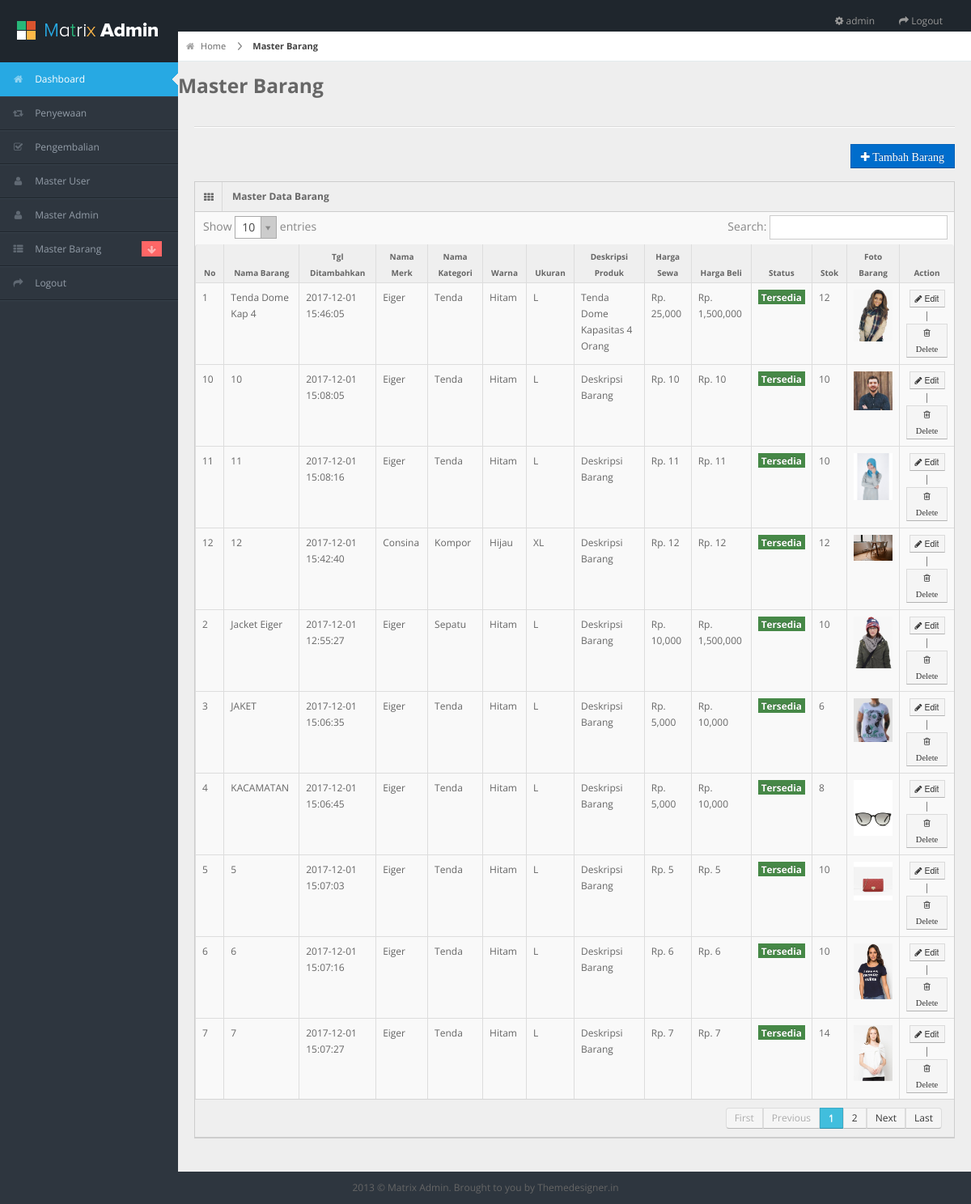
The app's page /admin/pages/kelola_barang.php (signed in) with its own data.
### tables this page shows
CREATE TABLE IF NOT EXISTS `m_barang` (
  `id_barang` int(11) NOT NULL,
  `nama_barang` varchar(255) DEFAULT NULL,
  `tgl_ditambakan` datetime DEFAULT NULL,
  `id_merk` int(11) DEFAULT NULL,
  `id_kategori` int(11) DEFAULT NULL,
  `id_warna` int(11) DEFAULT NULL,
  `id_ukuran` int(11) DEFAULT NULL,
  `deskripsi` varchar(255) DEFAULT NULL,
  `harga_sewa` int(11) DEFAULT NULL,
  `harga_beli` varchar(255) DEFAULT NULL,
  `stok` int(11) DEFAULT NULL,
  `status` int(11) DEFAULT NULL,
  `foto` varchar(255) DEFAULT NULL
);

CREATE TABLE IF NOT EXISTS `m_merk` (
  `id_merk` int(11) NOT NULL,
  `nama_merk` varchar(255) DEFAULT NULL
);

CREATE TABLE IF NOT EXISTS `m_kategori` (
  `id_kategori` int(11) NOT NULL,
  `nama_kategori` varchar(255) DEFAULT NULL
);

CREATE TABLE IF NOT EXISTS `m_warna` (
  `id_warna` int(11) NOT NULL,
  `nama_warna` varchar(255) DEFAULT NULL
);

CREATE TABLE IF NOT EXISTS `m_ukuran` (
  `id_ukuran` int(11) NOT NULL,
  `nama_ukuran` varchar(255) DEFAULT NULL
);

### admin/pages/kelola_barang.php (the view, shortened to what this page needs)
<?php include 'header.php'; ?>
<?php include 'nav.php'; ?>
<div id="content">
	<div id="content-header">
		<div id="breadcrumb"> <a href="#" title="Go to Home" class="tip-bottom"><i class="icon-home"></i> Home</a> <a href="#" class="current">Master Barang</a> </div>
		<h3>Master Barang</h3>
	</div>
	<div class="container-fluid">
		<hr>
		<div class="row-fluid">
			<div class="row">
				<div class="pull-right">
					<a href="tambah_barang.php">
						<button class="btn btn-primary"> <i class="icon-plus"> Tambah Barang</i>
						</button></a>
					</div>
				</div>
				<div class="widget-box">
					<div class="widget-title"> <span class="icon"><i class="icon-th"></i></span>
						<h5>Master Data Barang</h5>
					</div>
					<div class="widget-content nopadding">
						<table class="table table-bordered data-table">
							<thead>
								<tr>
									<th>No</th>
									<th>Nama Barang</th>
									<th>Tgl Ditambahkan</th>
									<th>Nama Merk</th>
									<th>Nama Kategori</th>
									<th>Warna</th>
									<th>Ukuran</th>
									<th>Deskripsi Produk</th>
									<th>Harga Sewa</th>
									<th>Harga Beli</th>
									<th>Status</th>
									<th>Stok</th>
									<th>Foto Barang</th>
									<th>Action</th>
								</tr>
							</thead>
							<tbody>
								<?php
								$no=1;
								$sql = mysql_query("SELECT
									m_barang.id_barang,
									m_barang.nama_barang,
									m_barang.tgl_ditambakan,
									m_barang.deskripsi,
									m_barang.harga_sewa,
									m_barang.harga_beli,
									m_barang.stok,
									m_barang.status,
									m_kategori.nama_kategori,
									m_merk.nama_merk,
									m_ukuran.nama_ukuran,
									m_warna.nama_warna,
									m_barang.foto
									FROM
									m_barang ,
									m_kategori ,
									m_merk ,
									m_ukuran ,
									m_warna
									WHERE
									m_barang.id_merk = m_merk.id_merk AND
									m_barang.id_kategori = m_kategori.id_kategori AND
									m_barang.id_ukuran = m_ukuran.id_ukuran AND
									m_barang.id_warna = m_warna.id_warna
									");
								while($row = mysql_fetch_array($sql)){
									if($row['status']==1){
										$status = '<span class="label label-success"> Tersedia </span>';
									}else{
										$status = '<span class="label label-danger"> Tidak Tersedia </span>';
									}
									?>
									<tr>
										<form action="" method="POST">
											<td><?php echo $no; ?></td>
											<td><?php echo $row['nama_barang']; ?></td>
											<td><?php echo $row['tgl_ditambakan']; ?></td>
											<td><?php echo $row['nama_merk']; ?></td>
											<td><?php echo $row['nama_kategori']; ?></td>
											<td><?php echo $row['nama_warna']; ?></td>
											<td><?php echo $row['nama_ukuran']; ?></td>
											<td><?php echo $row['deskripsi']; ?></td>
											<td>Rp. <?php echo number_format($row['harga_sewa']); ?></td>
											<td>Rp. <?php echo number_format($row['harga_beli']); ?></td>
											<td><?php echo $status; ?></td>
											<td><?php echo $row['stok']; ?></td>
											<td><img src="../img/<?php echo $row['foto']; ?>" width="100" height="100"></td>
											<td style="text-align: center;">
												<a href="edit_barang.php?id_barang=<?php echo $row['id_barang']; ?>">
													<button type="button" class="btn btn-mini btn-default">
														<i class="icon-pencil"></i> Edit</button></a> |
														<button type="submit" name="delete" class="btn btn-mini btn-default"> <i class="icon-trash"> Delete </i></button>
													</td>
												</form>
											</tr>
											<?php
											$no++;
										} ?>
										</tbody>
									</table>
								</div>
							</div>
						</div>
					</div>
				</div>
				<?php include 'footer.php'; ?>

### admin/pages/header.php (shortened to what this page needs)
<?php
	if(!isset($_SESSION['id_admin'])){
		echo "<script> window.alert('Silahkan Login Terlebih Dahulu'); location.replace('../index.php')  </script>";
	}else{
		$sql = mysql_query("SELECT * FROM m_admin WHERE id_admin = '$_SESSION[id_admin]'")or die(mysql_error());
		$admin = mysql_fetch_array($sql);
		$nama_admin = $admin['nama_admin'];
	}
?>
<!DOCTYPE html>
<html lang="en">
<head>
<link rel="stylesheet" href="../css/bootstrap.min.css" />
<link rel="stylesheet" href="../css/bootstrap-responsive.min.css" />
<link rel="stylesheet" href="../css/uniform.css" />
<link rel="stylesheet" href="../css/select2.css" />
<link rel="stylesheet" href="../css/matrix-style.css" />
<link rel="stylesheet" href="../css/matrix-media.css" />
<link href="../font-awesome/css/font-awesome.css" rel="stylesheet" />
</head>
<body>
<div id="header">
  <h1><a href="dashboard.html">Matrix Admin</a></h1>
</div>
<div id="search" class="navbar navbar-inverse pull-right">
  <ul class="nav">
    <li class=""><a title="" href="#"><i class="icon icon-cog"></i> <span class="text"><?php echo $nama_admin; ?></span></a></li>
    <li class=""><a title="" href="logout.php"><i class="icon icon-share-alt"></i> <span class="text">Logout</span></a></li>
  </ul>
</div>

### admin/css/matrix-style.css (style rules this page uses)
* { outline:none !important; -moz-outline: none !important; }
html, body { height:100% }
body { overflow-x: hidden; margin-top: -10px; font-family: 'Open Sans', sans-serif; font-size:12px; color:#666; }
a { color:#666; }
select, textarea, input[type="text"], input[type="password"], input[type="datetime"], input[type="datetime-local"], input[type="date"], input[type="month"], input[type="time"], input[type="week"], input[type="number"], input[type="email"], input[type="url"], input[type="search"], input[type="tel"], input[type="color"], .uneditable-input, .label, .dropdown-menu, .btn, .well, .progress, .table-bordered, .btn-group > .btn:first-child, .btn-group > .btn:last-child, .btn-group > .btn:last-child, .btn-group > .dropdown-toggle, .alert { border-radius:0px; }
.btn, textarea, input[type="text"], input[type="password"], input[type="datetime"], input[type="datetime-local"], input[type="date"], input[type="month"], input[type="time"], input[type="week"], input[type="number"], input[type="email"], input[type="url"], input[type="search"], input[type="tel"], input[type="color"], .uneditable-input { box-shadow:none; }
.progress, .progress-success .bar, .progress .bar-success, .progress-warning .bar, .progress .bar-warning, .progress-danger .bar, .progress .bar-danger, .progress-info .bar, .progress .bar-info, .btn, .btn-primary { background-image:none; }
hr { border-top-color:#dadada; }
#header { height: 77px; position: relative; width: 100%; z-index: -9; }
#header h1 { background: url("../img/logo.png") no-repeat scroll 0 0 transparent; height: 31px; left: 20px; line-height: 600px; overflow: hidden; position: relative; top: 26px; width: 191px; }
#header h1 a { display: block; }
#search { position: absolute; z-index: 25; top: 6px; right:10px; }
#content { background: none repeat scroll 0 0 #eeeeee; margin-left: 220px; margin-right: 0; padding-bottom: 25px; position: relative; min-height:100%; width: auto; }
#content-header { position: abslute; width: 100%; margin-top: -38px; z-index: 20; }
#breadcrumb { background-color: #fff; border-bottom: 1px solid #e3ebed; }
#breadcrumb a { padding: 8px 20px 8px 10px; display: inline-block; background-image: url('../img/breadcrumb.png'); background-position: center right; background-repeat: no-repeat; font-size: 11px; color: #666666; }
#breadcrumb a:last-child { background-image:none; }
#breadcrumb a.current { font-weight: bold; color: #444444; }
#breadcrumb a i { margin-right: 5px; opacity: .6; }
.stat-boxes .peity_bar_good, .stat-boxes .peity_line_good, { color: #459D1C; }
.widget-box { background: none repeat scroll 0 0 #F9F9F9; border-left: 1px solid #CDCDCD; border-top: 1px solid #CDCDCD; border-right: 1px solid #CDCDCD; clear: both; margin-top: 16px; margin-bottom: 16px; position: relative; }
.widget-title, .modal-header, .table th, div.dataTables_wrapper .ui-widget-header { background:#efefef; border-bottom: 1px solid #CDCDCD; height: 36px; }
.widget-title span.icon { padding: 9px 10px 7px 11px; float: left; border-right:1px solid #dadada; }
.widget-title h5 { color: #666; float: left; font-size: 12px; font-weight: bold; padding: 12px; line-height: 12px; margin: 0; }
.widget-content { padding:15px; border-bottom: 1px solid #cdcdcd; }
.table th { height: auto; font-size: 10px; padding: 5px 10px 2px; border-bottom: 0; text-align: center; color: #666666; }
.nopadding { padding: 0 !important; }
.nopadding .table { margin-bottom: 0; }
.nopadding .table-bordered { border: 0; }
form { margin-bottom: 0; }

### admin/css/matrix-media.css (style rules this page uses)
body { background:#2E363F; }
#header { background-color: #1f262d; margin-top:10px; }

### records on screen
m_barang: nama_barang "Tenda Dome Kap 4", tgl_ditambakan "2017-12-01 15:46:05", id_merk.nama_merk "Eiger", id_kategori.nama_kategori "Tenda", id_warna.nama_warna "Hitam", id_ukuran.nama_ukuran "L", deskripsi "Tenda Dome Kapasitas 4 Orang", harga_sewa "25,000", harga_beli "1,500,000", status "Tersedia", stok "12", foto (picture)
m_barang: nama_barang "Jacket Eiger", tgl_ditambakan "2017-12-01 12:55:27", id_merk.nama_merk "Eiger", id_kategori.nama_kategori "Sepatu", id_warna.nama_warna "Hitam", id_ukuran.nama_ukuran "L", deskripsi "Deskripsi Barang", harga_sewa "10,000", harga_beli "1,500,000", status "Tersedia", stok "10", foto (picture)
m_barang: nama_barang "JAKET", tgl_ditambakan "2017-12-01 15:06:35", id_merk.nama_merk "Eiger", id_kategori.nama_kategori "Tenda", id_warna.nama_warna "Hitam", id_ukuran.nama_ukuran "L", deskripsi "Deskripsi Barang", harga_sewa "5,000", harga_beli "10,000", status "Tersedia", stok "6", foto (picture)
m_barang: nama_barang "KACAMATAN", tgl_ditambakan "2017-12-01 15:06:45", id_merk.nama_merk "Eiger", id_kategori.nama_kategori "Tenda", id_warna.nama_warna "Hitam", id_ukuran.nama_ukuran "L", deskripsi "Deskripsi Barang", harga_sewa "5,000", harga_beli "10,000", status "Tersedia", stok "8", foto (picture)
m_barang: nama_barang "5", tgl_ditambakan "2017-12-01 15:07:03", id_merk.nama_merk "Eiger", id_kategori.nama_kategori "Tenda", id_warna.nama_warna "Hitam", id_ukuran.nama_ukuran "L", deskripsi "Deskripsi Barang", harga_sewa "5", harga_beli "5", status "Tersedia", stok "10", foto (picture)
m_barang: nama_barang "6", tgl_ditambakan "2017-12-01 15:07:16", id_merk.nama_merk "Eiger", id_kategori.nama_kategori "Tenda", id_warna.nama_warna "Hitam", id_ukuran.nama_ukuran "L", deskripsi "Deskripsi Barang", harga_sewa "6", harga_beli "6", status "Tersedia", stok "10", foto (picture)
m_barang: nama_barang "7", tgl_ditambakan "2017-12-01 15:07:27", id_merk.nama_merk "Eiger", id_kategori.nama_kategori "Tenda", id_warna.nama_warna "Hitam", id_ukuran.nama_ukuran "L", deskripsi "Deskripsi Barang", harga_sewa "7", harga_beli "7", status "Tersedia", stok "14", foto (picture)
m_barang: nama_barang "10", tgl_ditambakan "2017-12-01 15:08:05", id_merk.nama_merk "Eiger", id_kategori.nama_kategori "Tenda", id_warna.nama_warna "Hitam", id_ukuran.nama_ukuran "L", deskripsi "Deskripsi Barang", harga_sewa "10", harga_beli "10", status "Tersedia", stok "10", foto (picture)
m_barang: nama_barang "11", tgl_ditambakan "2017-12-01 15:08:16", id_merk.nama_merk "Eiger", id_kategori.nama_kategori "Tenda", id_warna.nama_warna "Hitam", id_ukuran.nama_ukuran "L", deskripsi "Deskripsi Barang", harga_sewa "11", harga_beli "11", status "Tersedia", stok "10", foto (picture)
m_barang: nama_barang "12", tgl_ditambakan "2017-12-01 15:42:40", id_merk.nama_merk "Consina", id_kategori.nama_kategori "Kompor", id_warna.nama_warna "Hijau", id_ukuran.nama_ukuran "XL", deskripsi "Deskripsi Barang", harga_sewa "12", harga_beli "12", status "Tersedia", stok "12", foto (picture)

### other values on screen
$nama_admin "admin"
